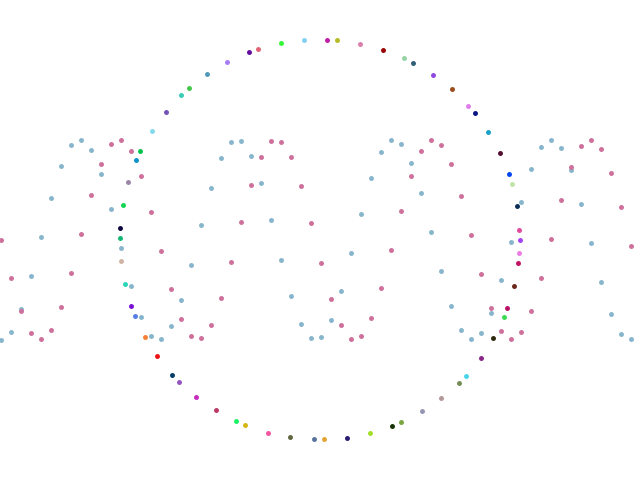
Frame 1 (no input)
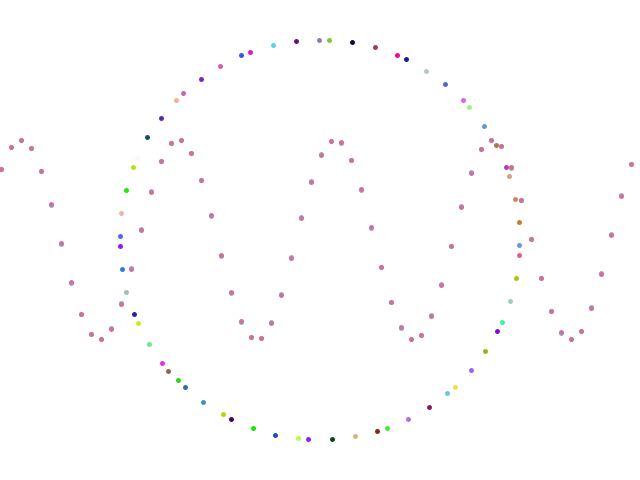
Frame 60 (the mouse pressed at the canvas centre just before this capture)
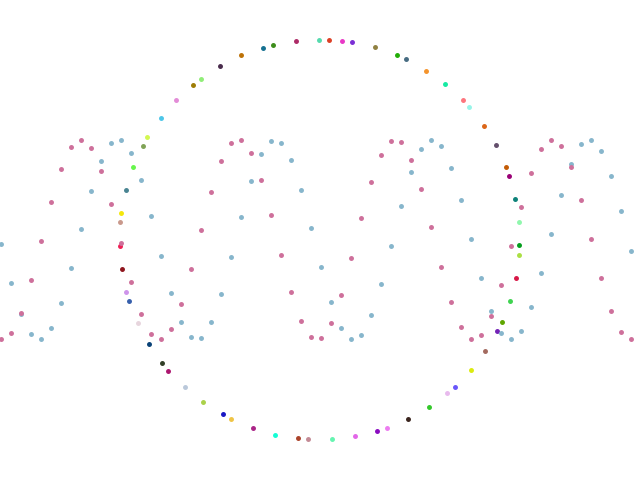
Frame 120 (the mouse held since frame 60 and released just before this capture)

The Processing sketch that drew these frames (run headless with seeded random() and noise(); from frame 60 on, the mouse is pressed at the canvas centre):

// Processing sketch: Trigonometry
// ── Trigonometry.pde

int frame = 0;
float multiplier = 0.002;
int numberOfPoints = 320;
int distance = width/100;



void setup()
{
	size(640, 480);
	strokeWeight(5);
}

void draw()
{
	background(255);
	Circle circle = new Circle();
	//Draw animated point
	circle.makingACircle();
	cosCurve();
	sinCurve();
	frame++;
}

public void sinCurve() {
	for (int i = 0; i < width; i += 10) {
			stroke(206,112,155);
			point(distance + i, 240 + sin((-frame + i) * 0.04) * 100);
		}
	
}

public void cosCurve() {
			for (int i = 0; i < width; i += 10) {
			stroke(135,182,204);
			point(distance + i, 240 + cos((frame + i) * 0.04) * 100);	
		}			
}

public class Circle{
	
	public void makingACircle() {
		for (int i = 0; i < width; i += 10) {
			if(i % 10 == 0)
				stroke(random(0,255), random(0,255), random(0,255));
			point(width/2 + cos((frame + i) * 0.04) * 200,height/2 +  sin((frame + i) * 0.04) * 200);

		}
			
	}

}
